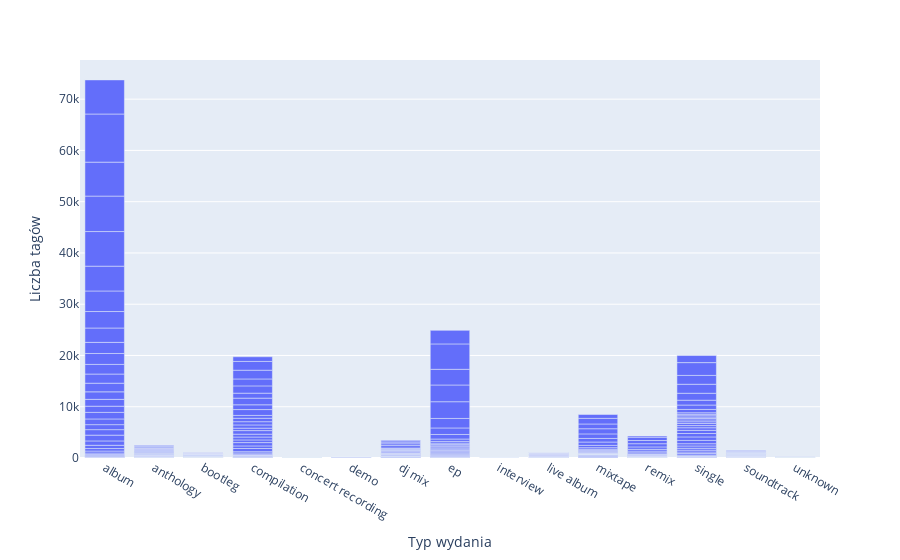

Source (notebook cell):
### Code cell
px.bar(data_frame=temp3, x = 'releaseType', y = 'tag',
                    labels={
                         "releaseType": "Typ wydania",
                         "tag": "Liczba tagów"})

### Figure 1 — Plotly figure (JSON) as saved in the notebook; plotly's stock layout.template omitted (floating-point values rounded to 4 significant figures; data arrays with more than 128 entries replaced by an {"elided": "..."} marker saying what was removed)
{"data": [{"alignmentgroup": "True", "hovertemplate": "Typ wydania=%{x}<br>Liczba tagów=%{y}<extra></extra>", "legendgroup": "", "marker": {"color": "#636efa", "pattern": {"shape": ""}}, "name": "", "offsetgroup": "", "orientation": "v", "showlegend": false, "textposition": "auto", "type": "bar", "x": {"elided": "414 str values"}, "xaxis": "x", "y": {"elided": "414 int values"}, "yaxis": "y"}], "layout": {"barmode": "relative", "legend": {"tracegroupgap": 0}, "margin": {"t": 60}, "xaxis": {"anchor": "y", "domain": [0, 1], "title": {"text": "Typ wydania"}}, "yaxis": {"anchor": "x", "domain": [0, 1], "title": {"text": "Liczba tagów"}}}}
